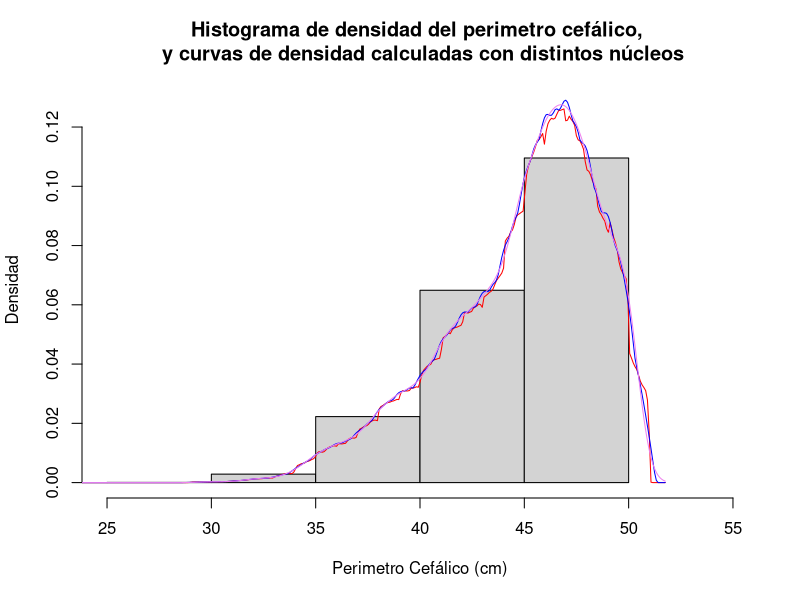
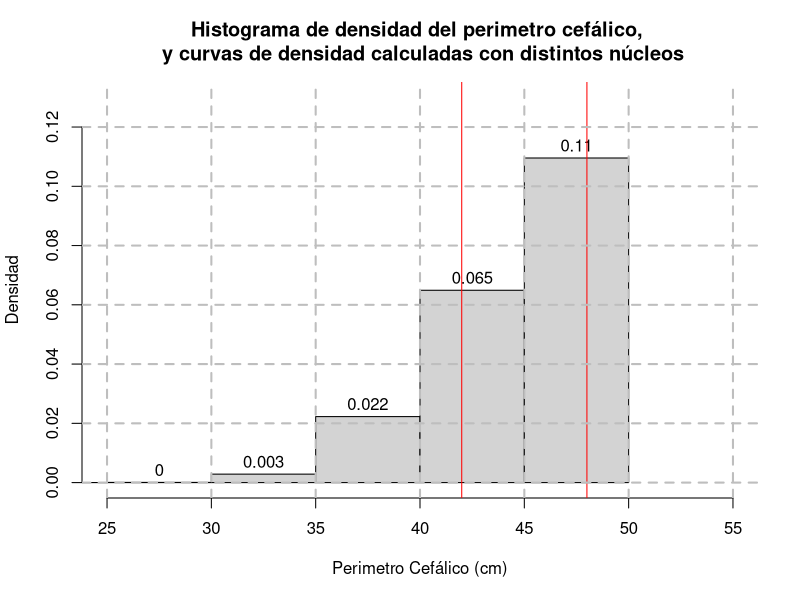
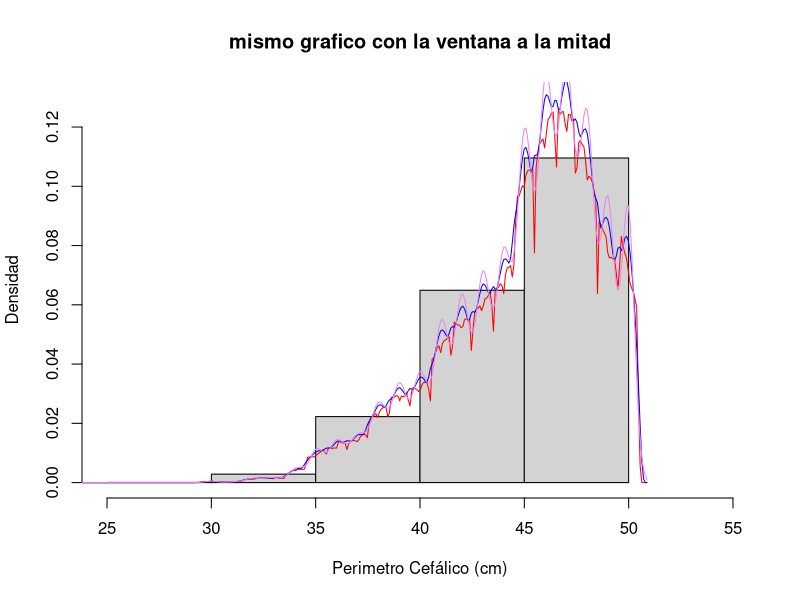
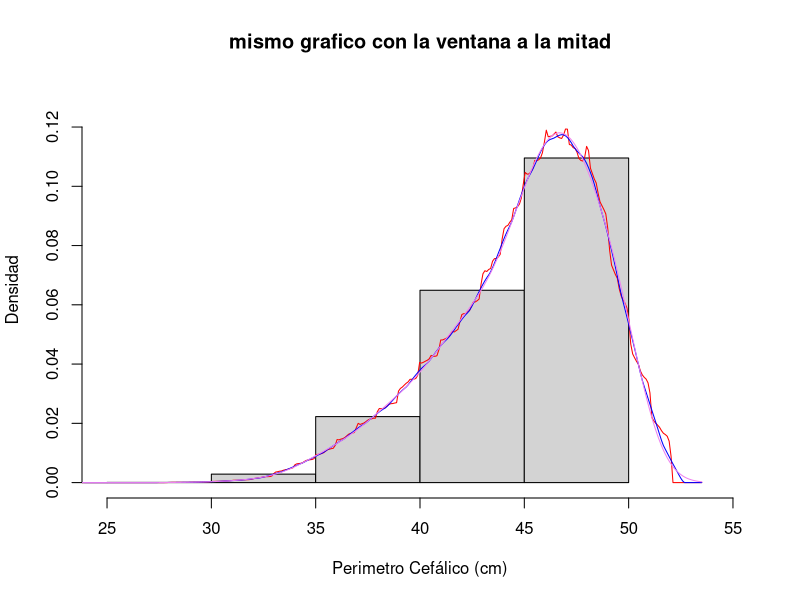

R code for these plots, in order:
## ---- chunk 1
knitr::opts_chunk$set(echo = FALSE)
## ---- chunk 2
datosBebes <- read.delim('ENNyS_menorA2.txt', sep = '', header = T)

## ---- chunk 3
hist(datosBebes$Perim_cef, freq = F,xlim = c(25, 55), ylim = c(0, 0.13),xlab = 'Perimetro Cefálico (cm)', ylab = 'Densidad', main = 'Histograma de densidad del perimetro cefálico, \n y curvas de densidad calculadas con distintos núcleos')
lines(density(datosBebes$Perim_cef, kernel = 'rectangular'), col = 'red',)
lines(density(datosBebes$Perim_cef, kernel = 'epanechnikov'), col = 'blue')
lines(density(datosBebes$Perim_cef, kernel = 'gaussian'), col = 'violet')

text(x = 10, y = 0.10, labels = "Curvas de densidad estimadas:",
     col = "black", cex = 1, font = 2, adj = c(0,1))
text(x = 10, y = 0.09, labels = "Rojo: Rectangular", col = "red", adj = c(0,1))
text(x = 10, y = 0.080, labels = "azul: Epanechnikov", col = "blue", adj = c(0,1))
text(x = 10, y = 0.070, labels = "violeta: Gaussiana", col = "violet", adj = c(0,1))

## ---- chunk 4
hist(datosBebes$Perim_cef, freq = F,xlim = c(25, 55), ylim = c(0, 0.13),xlab = 'Perimetro Cefálico (cm)', ylab = 'Densidad', main = 'Histograma de densidad del perimetro cefálico, \n y curvas de densidad calculadas con distintos núcleos',labels = T)
abline(v=42, col = 'red')
abline(v=48, col = 'red')
grid(nx = NULL, ny = NULL,
     lty = 2,      # Grid line type
     col = "gray", # Grid line color
     lwd = 2)      # Grid line width

## ---- chunk 5
probabilidad = 3 * 0.065 + 3 * 0.11
print(paste('Probabilidad calculada con histograma: ',probabilidad))
## ---- chunk 6
densidad <- density(datosBebes$Perim_cef, kernel = 'epanechnikov')
## ---- chunk 7
probabilidad = integrate(approxfun(densidad), lower=42, upper=48)['value']
print(paste('Probabilidad calculada con densidad: ',probabilidad))

## ---- chunk 8
densidadRectangular = density(datosBebes$Perim_cef, kernel = 'rectangular')
densidadEpanechnikov = density(datosBebes$Perim_cef, kernel = 'epanechnikov')
densidadGaussiana = density(datosBebes$Perim_cef, kernel = 'gaussian')

print(paste('Ventana para rectangular: ',densidadRectangular['bw']))
print(paste('Ventana para Epanechnikov: ',densidadEpanechnikov['bw']))
print(paste('Ventana para gaussiana: ',densidadGaussiana['bw']))
## ---- chunk 9
hist(datosBebes$Perim_cef, freq = F,xlim = c(25, 55), ylim = c(0, 0.13),xlab = 'Perimetro Cefálico (cm)', ylab = 'Densidad', main = 'mismo grafico con la ventana a la mitad')
lines(density(datosBebes$Perim_cef, kernel = 'rectangular',bw = 0.5841512545563/2), col = 'red',)
lines(density(datosBebes$Perim_cef, kernel = 'epanechnikov',bw = 0.5841512545563/2), col = 'blue')
lines(density(datosBebes$Perim_cef, kernel = 'gaussian',bw = 0.5841512545563/2), col = 'violet')

text(x = 10, y = 0.10, labels = "Curvas de densidad estimadas:",
     col = "black", cex = 1, font = 2, adj = c(0,1))
text(x = 10, y = 0.09, labels = "Rojo: Rectangular", col = "red", adj = c(0,1))
text(x = 10, y = 0.080, labels = "azul: Epanechnikov", col = "blue", adj = c(0,1))
text(x = 10, y = 0.070, labels = "violeta: Gaussiana", col = "violet", adj = c(0,1))
## ---- chunk 10
hist(datosBebes$Perim_cef, freq = F,xlim = c(25, 55), ylim = c(0, 0.13),xlab = 'Perimetro Cefálico (cm)', ylab = 'Densidad', main = 'mismo grafico con la ventana a la mitad')
lines(density(datosBebes$Perim_cef, kernel = 'rectangular',bw = 0.5841512545563*2), col = 'red',)
lines(density(datosBebes$Perim_cef, kernel = 'epanechnikov',bw = 0.5841512545563*2), col = 'blue')
lines(density(datosBebes$Perim_cef, kernel = 'gaussian',bw = 0.5841512545563*2), col = 'violet')

text(x = 10, y = 0.10, labels = "Curvas de densidad estimadas:",
     col = "black", cex = 1, font = 2, adj = c(0,1))
text(x = 10, y = 0.09, labels = "Rojo: Rectangular", col = "red", adj = c(0,1))
text(x = 10, y = 0.080, labels = "azul: Epanechnikov", col = "blue", adj = c(0,1))
text(x = 10, y = 0.070, labels = "violeta: Gaussiana", col = "violet", adj = c(0,1))
